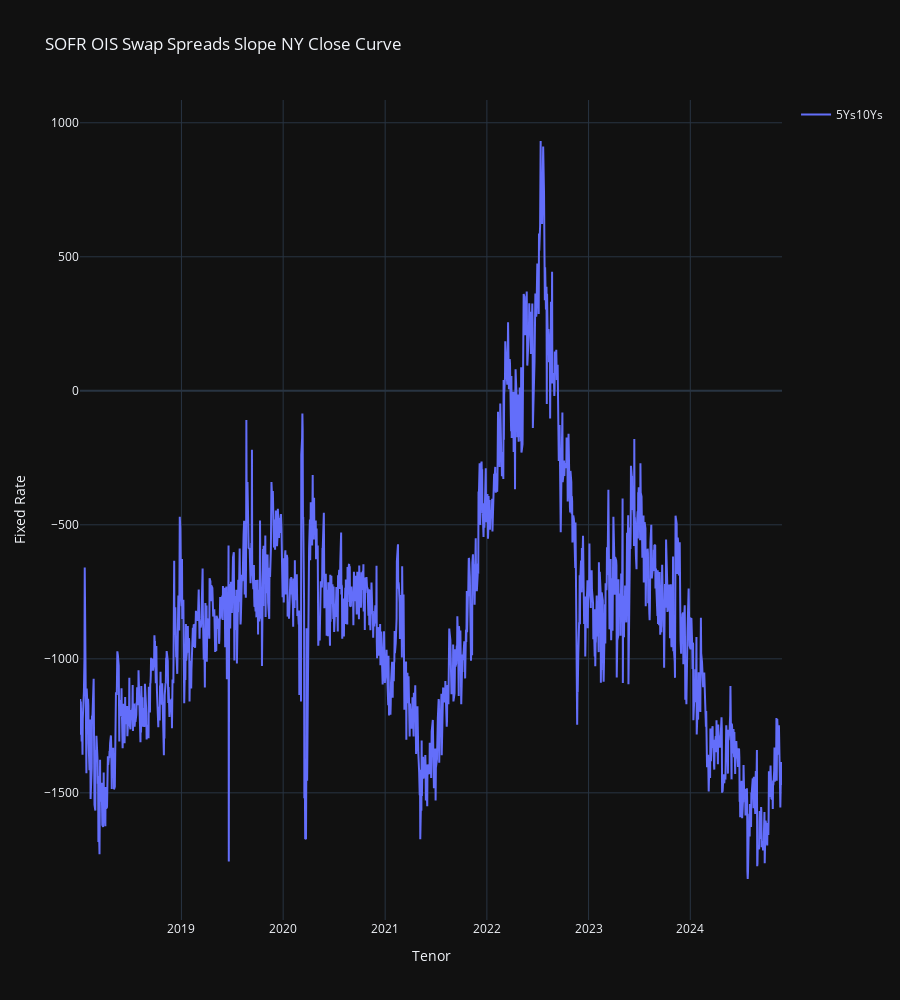

The cell this chart's notebook holds for it:
### Code cell
swap_spread_slopes = [("5Y", "10Y")]
fig = go.Figure()
for slope in swap_spread_slopes:
    fig.add_trace(
        go.Scatter(
            x=swap_spread_cmt_df.index,
            y=(swap_spread_cmt_df[slope[1]] - swap_spread_cmt_df[slope[0]]) * 100,
            mode="lines",
            name=f"{slope[0]}s{slope[1]}s",
        )
    )

fig.update_layout(
    title="SOFR OIS Swap Spreads Slope NY Close Curve", xaxis_title="Tenor", yaxis_title="Fixed Rate", template="plotly_dark", height=1000, showlegend=True
)
fig.update_xaxes(
    showgrid=True,
    showspikes=True,
    spikecolor="white",
    spikesnap="cursor",
    spikemode="across",
)
fig.update_yaxes(showgrid=True, showspikes=True, spikecolor="white", spikesnap="cursor", spikethickness=0.5)
fig.show()

### Figure 1 — Plotly figure (JSON) as saved in the notebook; plotly's stock layout.template omitted (floating-point values rounded to 4 significant figures; data arrays with more than 128 entries replaced by an {"elided": "..."} marker saying what was removed)
{"data": [{"mode": "lines", "name": "5Ys10Ys", "type": "scatter", "x": {"elided": "1721 str values"}, "y": {"elided": "1721 float values"}}], "layout": {"height": 1000, "showlegend": true, "title": {"text": "SOFR OIS Swap Spreads Slope NY Close Curve"}, "xaxis": {"showgrid": true, "showspikes": true, "spikecolor": "white", "spikemode": "across", "spikesnap": "cursor", "title": {"text": "Tenor"}}, "yaxis": {"showgrid": true, "showspikes": true, "spikecolor": "white", "spikesnap": "cursor", "spikethickness": 0.5, "title": {"text": "Fixed Rate"}}}}
